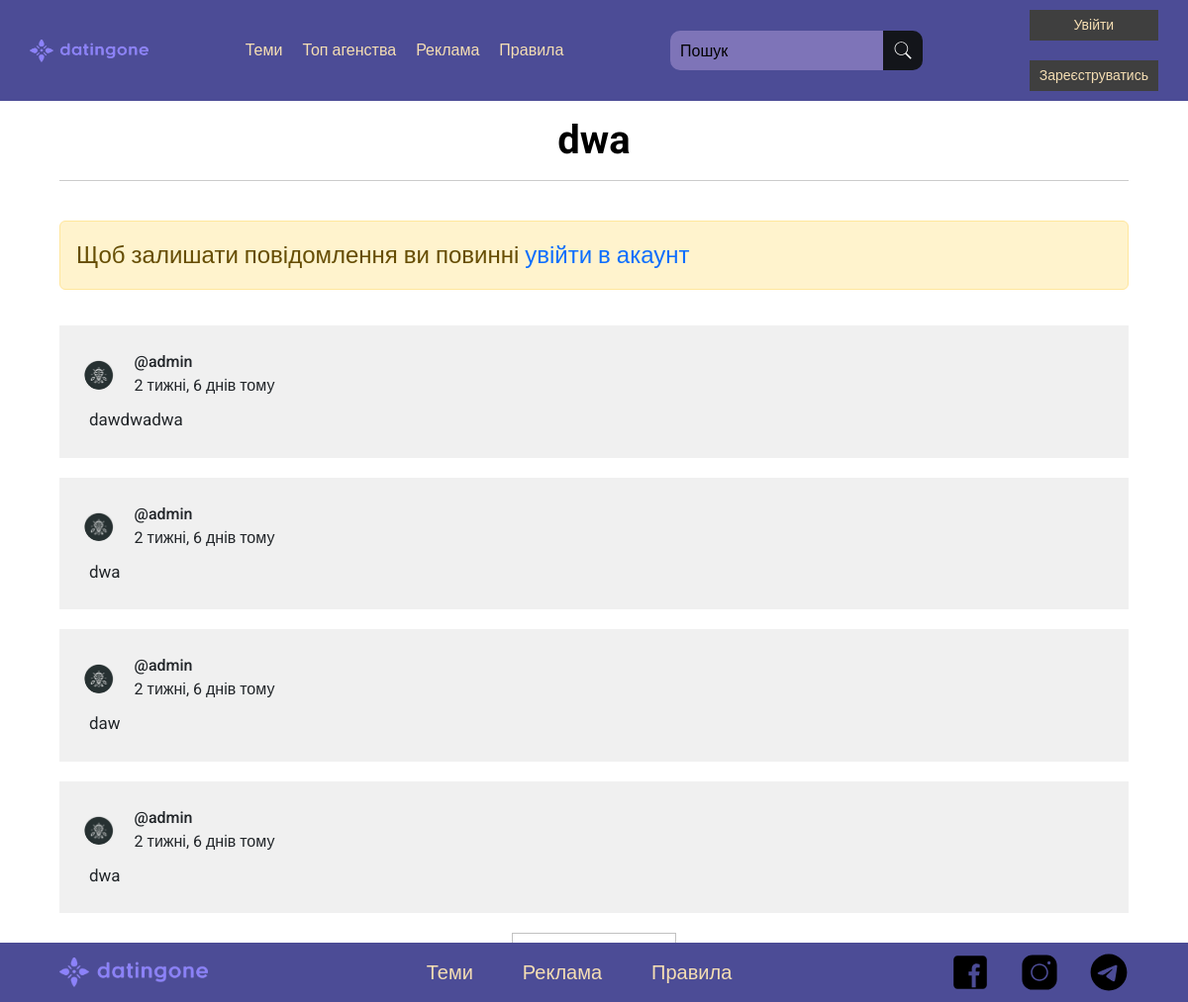
Screenshot of /subtheme/5 with the database file from the repository.
### forum_pages/models.py (models this page shows, shortened)
class SubTheme(models.Model):
    user = models.ForeignKey(User, on_delete=models.CASCADE, null=True)
    base_theme = models.ForeignKey(Theme, on_delete=models.CASCADE, null=True, related_name='subthemes')
    title = models.CharField(max_length=100, null=True)
    main_text = models.TextField()
    count = models.PositiveIntegerField(default=0)
    created = models.DateTimeField(auto_now_add=True)

class BaseMessage(models.Model):
    user = models.ForeignKey(User, on_delete=models.CASCADE, null=True)
    main_text = models.TextField()
    updated = models.DateTimeField(auto_now=True)
    created = models.DateTimeField(auto_now_add=True)
    class Meta:
        abstract = True

class SubThemeMessage(BaseMessage):
    subtheme = models.ForeignKey(
        SubTheme, on_delete=models.CASCADE, null=True, related_name='subtheme_messages')

class User(AbstractUser):
    username = models.CharField(max_length=100,
                                null=True,
                                unique=True,
                                verbose_name='Ваш нікнейм')
    email = models.EmailField(null=True,
                              unique=True,
                              verbose_name='Ваш E-mail')
    telegram = models.CharField(max_length=200,
                                null=True,
                                blank=True,
                                verbose_name='Ваш телеграм нікнейм')
    is_show_telegram = models.BooleanField(default=True,
                                           verbose_name='Показувати телеграм')
    avatar = models.ImageField(null=True,
                               default='avatars/default_avatar.png',
                               upload_to='avatars',
                               verbose_name='Фото профілю')
    is_blocked = models.BooleanField(default=False, blank=True)
    ban_reason = models.TextField(null=True, blank=True)
    REQUIRED_FIELDS = []

### forum_pages/views/_read.py (the view, shortened to what this page needs)
# urls.py: path('subtheme/<str:pk>', views.subTheme, name='subtheme'),
def subTheme(request, pk):
    subtheme = SubTheme.objects.get(id=pk)
    subtheme_messages = subtheme.subtheme_messages.all().order_by('-id')
    p = Paginator(subtheme_messages, 10)
    page = request.GET.get('page')
    paginator = p.get_page(page)
    context = {
        'paginator': paginator,
        'subtheme': subtheme
    }
    return render(request, 'subTheme.html', context)

### templates/forum_pages/subTheme.html (shortened to what this page needs)
 {% extends 'base.html' %}
{% load static %}
{% block style %}
<link rel="stylesheet" href="{% static 'forum_pages/css/themes.min.css' %}">
<link rel="stylesheet" href="{% static 'forum_pages/css/themesmedia.min.css' %}">
{% endblock %}
{% block content %}
<div class="sandbox__info container">
    <div class="sandbox__title">{{ subtheme.title }}</div>
    <div class="divider"></div>
    {% if request.user.is_authenticated %}
    <form class="sandbox__form" method="POST" action="">
        {% csrf_token %}
        <div class="sandbox__title">Залишити повідомлення</div>
        <div class="title__container">
            <textarea type="text" id="main_text" class="sandbox__text" name="main_text" required ></textarea>
        </div>
        <input type="submit" class="sandbox__button submit-inp" value="Зберегти дані">
    </form>
    <div class="divider"></div>
    {% else %}
    <div class="alert alert-warning w-100 fs-4" role="alert">Щоб залишати повідомлення ви повинні <a href="{% url 'login' %}">увійти в акаунт</a></div>
    {% endif %}
    {% for message in paginator %}
        <div class="user__wrapper-interface">
            <div class="user__theme-interface">
                <div class="user__photo-interface"><a href="#"><img src="{{message.user.avatar.url}}" class="side__panel-photo" alt=""></a></div>
                <div class="user__information">
                    <div class="user__name-interface">@{{ message.user.username }}</div>
                    <div class="user__time-interface">{{ message.created|timesince }} тому</div>
                </div>
            </div>
            <div class="user__theme-wrapper">
                {% if is_update and u_message == message %}
                    <form action="{% url 'update-message' subtheme.id message.id %}" method="POST">
                        {% csrf_token %}
                        <input type="text" name="main_text" id="" value="{{ message.main_text }}" required class="update-input">
                        <input type="submit" value="Підтвердити" class="btn btn-primary update-btn">
                    </form>
                {% else %}
                    <div class="user__text-interface user__text-interface2">{{ message.main_text }}</div>
                {% endif %}
            </div>
        </div>
    {% endfor %}
    <div class="subthemes__pages">
        <div>
            <div class="subtheme__current-page">Сторінка {{paginator.number}} з {{paginator.paginator.num_pages}}</div>
        </div>
    </div>
</div>
{% endblock %}

### templates/forum_pages/subTheme.html (style rules this page uses)
.subthemes__pages { display: flex; gap: 20px; padding: 20px 0; }
.subtheme__current-page { display: flex; align-items: center; height: 50px; font-size: 24px; border: 1px solid #c1c1c1; padding: 5px; }

### rows the page displays
SubTheme: title "dwa"
SubThemeMessage: user.avatar (picture), user.username "admin", created "2 тижні, 6 днів", main_text "dawdwadwa"
SubThemeMessage: user.avatar (picture), user.username "admin", created "2 тижні, 6 днів", main_text "dwa"
SubThemeMessage: user.avatar (picture), user.username "admin", created "2 тижні, 6 днів", main_text "daw"
SubThemeMessage: user.avatar (picture), user.username "admin", created "2 тижні, 6 днів", main_text "dwa"
